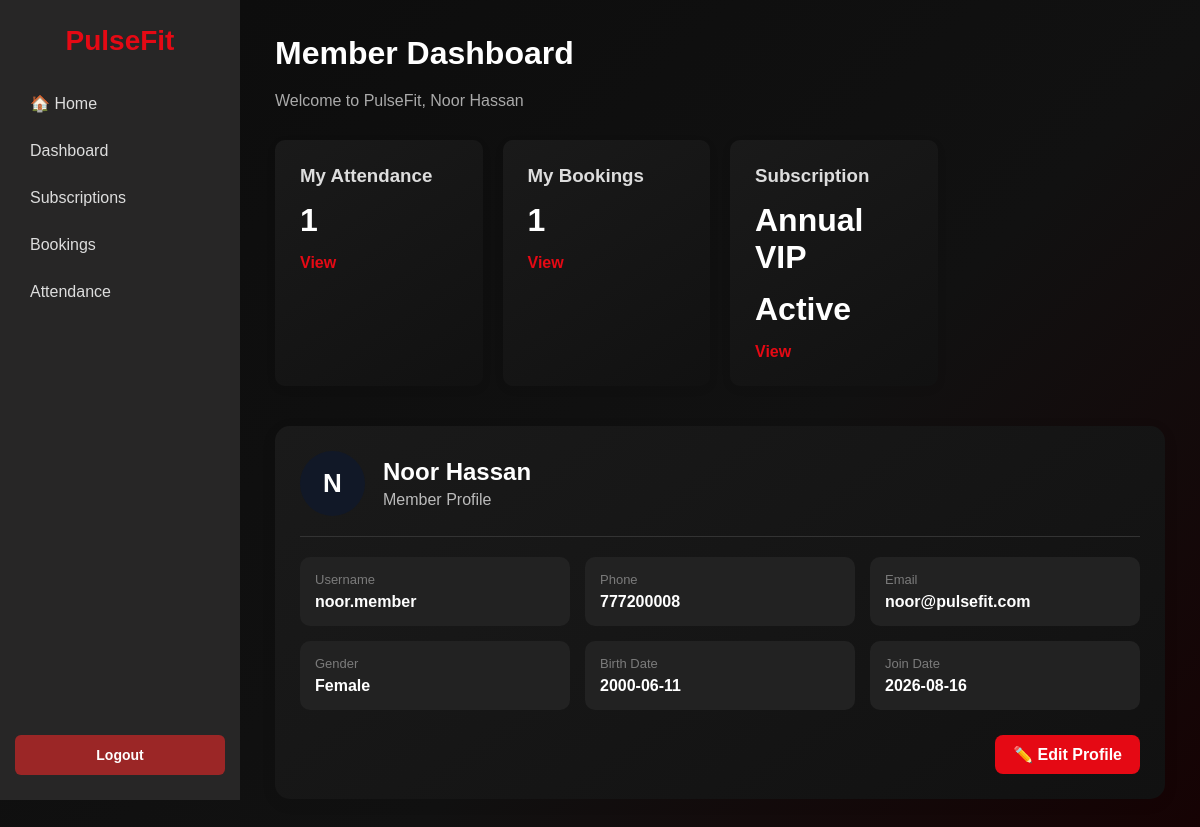
Page /pages/members/dashboard.php (signed in) on the committed database.
### tables this page shows
CREATE TABLE `members` (
  `member_id` int(10) NOT NULL COMMENT 'pk',
  `gender` varchar(10) NOT NULL,
  `birth_date` date NOT NULL,
  `join_date` date NOT NULL,
  `user_id` int(10) NOT NULL,
  `created_at` timestamp NOT NULL DEFAULT current_timestamp()
);

CREATE TABLE `users` (
  `user_id` int(10) NOT NULL COMMENT 'pk',
  `full_name` varchar(100) NOT NULL,
  `username` varchar(50) NOT NULL,
  `password` varchar(255) NOT NULL,
  `role` varchar(20) NOT NULL,
  `profile_id` int(10) DEFAULT 4,
  `phone` varchar(20) NOT NULL,
  `email` varchar(100) NOT NULL,
  `status` varchar(20) NOT NULL,
  `image` varchar(255) DEFAULT NULL
);

CREATE TABLE `subscriptions` (
  `subscription_id` int(10) NOT NULL,
  `member_id` int(10) NOT NULL,
  `membership_id` int(10) NOT NULL,
  `start_date` date NOT NULL,
  `end_date` date NOT NULL,
  `status` varchar(20) NOT NULL
);

CREATE TABLE `memberships` (
  `membership_id` int(10) NOT NULL,
  `membership_name` varchar(100) NOT NULL,
  `duration` int(3) NOT NULL,
  `price` decimal(10,2) NOT NULL,
  `description` varchar(200) DEFAULT NULL
);

### classes/BaseModel.php (called while the page is built, shortened)
<?php
require_once __DIR__ . "/../config/database.php";
class BaseModel
{
    protected $conn;
    public function __construct()
    {
        global $conn;
        $this->conn = $conn;
    }
    protected function fetchOne($sql, $types = "", ...$params)
    {
        $stmt = $this->conn->prepare($sql);
        if (!empty($types)) {
            $stmt->bind_param($types, ...$params);
        }
        if (!$stmt->execute()) {
            die("Execute failed: " . $stmt->error);
        }
        $result = $stmt->get_result();
        return $result->fetch_assoc();
    }
}

### classes/member.php (called while the page is built, shortened)
<?php
class Member extends User
{
    public function getByUserId($user_id)
    {
        return $this->fetchOne(
            "SELECT
                members.*,
                users.full_name,
                users.username,
                users.phone,
                users.email,
                users.status,
                users.image
             FROM members
             INNER JOIN users
                ON members.user_id = users.user_id
             WHERE users.user_id = ?",
            "i",
            $user_id
        );
    }
}

### functions/helpers.php (called while the page is built, shortened)
<?php
function baseUrl()
{
    return "/PulseFit";
}

### pages/members/dashboard.php (the view, shortened to what this page needs)
<?php
require_once __DIR__ . "/../../functions/helpers.php";
require_once __DIR__ . "/../../config/database.php";
require_once __DIR__ . "/../../classes/member.php";
$memberModel = new Member();
$user_id = $_SESSION["user_id"];
$member = $memberModel->getByUserId($user_id);
$member_id = $member["member_id"];
$result = $conn->query(
    "SELECT COUNT(*) AS total
     FROM attendance
     WHERE user_id = $user_id"
);
$attendanceCount = $result->fetch_assoc()["total"];
$result = $conn->query(
    "SELECT COUNT(*) AS total
     FROM bookings
     WHERE member_id = $member_id"
);
$bookingCount = $result->fetch_assoc()["total"];
$stmt = $conn->prepare(
    "SELECT
        subscriptions.*,
        memberships.membership_name
     FROM subscriptions
     INNER JOIN memberships
        ON subscriptions.membership_id = memberships.membership_id
     WHERE subscriptions.member_id = ?
     AND subscriptions.status = 'Active'
     LIMIT 1"
);
$stmt->bind_param(
    "i",
    $member_id
);
$stmt->execute();
$subscription = $stmt->get_result()->fetch_assoc();
?>
<!DOCTYPE html>
<html lang="en">
<head>
    <link
        rel="stylesheet"
        href="../../assets/css/style.css"
    >
</head>
<body>
<div class="dashboard">
    <?php require_once __DIR__ . "/../../includes/sidebar.php"; ?>
    <main class="main-content">
        <header class="dashboard-header">
            <div>
                <h1>
                    Member Dashboard
                </h1>
                <p>
                    Welcome to PulseFit,
                    <?= htmlspecialchars($member["full_name"]) ?>
                </p>
            </div>
        </header>
        <section class="cards">
            <div class="card">
                <h3>
                    My Attendance
                </h3>
                <p>
                    <?= $attendanceCount ?>
                </p>
                <a href="../attendance/attendance.php">
                    View
                </a>
            </div>
            <div class="card">
                <h3>
                    My Bookings
                </h3>
                <p>
                    <?= $bookingCount ?>
                </p>
                <a href="../bookings/bookings.php">
                    View
                </a>
            </div>
            <div class="card">
                <h3>
                    Subscription
                </h3>
                <?php if ($subscription): ?>
                    <p>
                        <?= htmlspecialchars(
                            $subscription["membership_name"]
                        ) ?>
                    </p>
                    <p>
                        <?= htmlspecialchars(
                            $subscription["status"]
                        ) ?>
                    </p>
                    <a href="../subscriptions/subscriptions.php">
                        View
                    </a>
                <?php else: ?>
                    <h4>
                        No active subscription
                    </h4>
                <?php endif; ?>
            </div>
        </section>
        <section class="profile-card">
            <div class="profile-header">
                <div class="profile-avatar">
                    <?php if (!empty($member["image"])): ?>
                        <img
                            src="/PulseFit/uploads/users/<?= htmlspecialchars($member["image"]) ?>"
                            alt="Profile Photo"
                        >
                    <?php else: ?>
                        <?= strtoupper(
                            substr($member["full_name"], 0, 1)
                        ) ?>
                    <?php endif; ?>
                </div>
                <div>
                    <h2>
                        <?= htmlspecialchars($member["full_name"]) ?>
                    </h2>
                    <p>
                        Member Profile
                    </p>
                </div>
            </div>
            <div class="profile-info">
                <div class="profile-item">
                    <span>
                        Username
                    </span>
                    <strong>
                        <?= htmlspecialchars($member["username"]) ?>
                    </strong>
                </div>
                <div class="profile-item">
                    <span>
                        Phone
                    </span>
                    <strong>
                        <?= htmlspecialchars($member["phone"]) ?>
                    </strong>
                </div>
                <div class="profile-item">
                    <span>
                        Email
                    </span>
                    <strong>
                        <?= htmlspecialchars($member["email"]) ?>
                    </strong>
                </div>
                <div class="profile-item">
                    <span>
                        Gender
                    </span>
                    <strong>
                        <?= htmlspecialchars($member["gender"]) ?>
                    </strong>
                </div>
                <div class="profile-item">
                    <span>
                        Birth Date
                    </span>
                    <strong>
                        <?= htmlspecialchars($member["birth_date"]) ?>
                    </strong>
                </div>
                <div class="profile-item">
                    <span>
                        Join Date
                    </span>
                    <strong>
                        <?= htmlspecialchars($member["join_date"]) ?>
                    </strong>
                </div>
            </div>
            <div class="profile-card-actions">
    <a
        href="<?= baseUrl() ?>/pages/profile/edit.php"
        class="edit-profile-btn"
    >
        ✏️ Edit Profile
    </a>
</div>
        </section>
    </main>
</div>
</body>
</html>

### rows in the picture
members: user.full_name "Noor Hassan", user.full_name "N", user.username "noor.member", user.phone "777200008", user.email "noor@pulsefit.com", gender "Female", birth_date "2000-06-11", join_date "2026-08-16"
subscriptions: membership.membership_name "Annual VIP", status "Active"

### other values in the picture
$attendanceCount "1"
$bookingCount "1"
